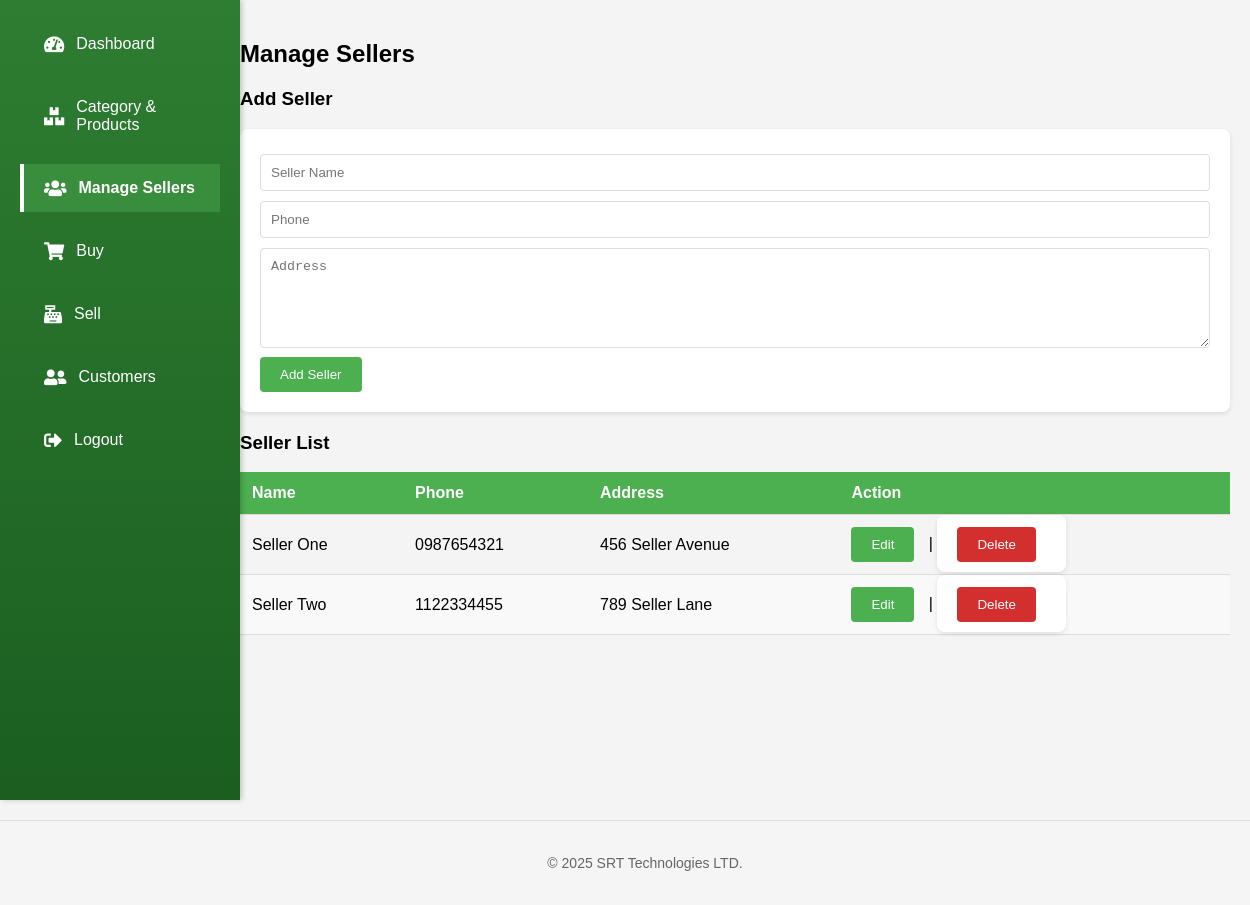
Page /pages/manage_sellers.php (signed in) on the committed database.
### tables this page shows
CREATE TABLE sellers (
    id INT AUTO_INCREMENT PRIMARY KEY,
    name VARCHAR(255) NOT NULL,
    phone VARCHAR(20),
    address TEXT,
    created_at TIMESTAMP DEFAULT CURRENT_TIMESTAMP
);

### pages/manage_sellers.php (the view, shortened to what this page needs)
<?php
include '../includes/header.php';
include '../includes/sidebar.php';
$sellerSql = "SELECT * FROM sellers ORDER BY created_at DESC";
$sellerResult = $conn->query($sellerSql);
?>
<h2>Manage Sellers</h2>
<h3>Add Seller</h3>
<form method="post">
    <input type="text" name="name" placeholder="Seller Name" required><br>
    <input type="text" name="phone" placeholder="Phone" required><br>
    <textarea name="address" placeholder="Address" required></textarea><br>
    <button type="submit" name="add_seller">Add Seller</button>
</form>
<h3>Seller List</h3>
<table>
    <thead>
        <tr>
            <th>Name</th>
            <th>Phone</th>
            <th>Address</th>
            <th>Action</th>
        </tr>
    </thead>
    <tbody>
        <?php
        if ($sellerResult->num_rows > 0) {
            while ($sellerRow = $sellerResult->fetch_assoc()) {
                echo "<tr>";
                echo "<td>" . htmlspecialchars($sellerRow['name']) . "</td>";
                echo "<td>" . htmlspecialchars($sellerRow['phone']) . "</td>";
                echo "<td>" . htmlspecialchars($sellerRow['address']) . "</td>";
                echo "<td>";
                echo "<button onclick=\"editSeller(" . $sellerRow['id'] . ", '" . htmlspecialchars($sellerRow['name']) . "', '" . htmlspecialchars($sellerRow['phone']) . "', '" . htmlspecialchars($sellerRow['address']) . "')\">Edit</button> | ";
                echo "<form method='post' style='display:inline;'><input type='hidden' name='id' value='" . $sellerRow['id'] . "'><button type='submit' name='delete_seller'>Delete</button></form>";
                echo "</td>";
                echo "</tr>";
            }
        } else {
            echo "<tr><td colspan='4'>No sellers found</td></tr>";
        }
        ?>
    </tbody>
</table>
<?php include '../includes/footer.php'; ?>

### assets/css/style.css (style rules this page uses)
body { font-family: Arial, sans-serif; margin: 0; padding: 0; background-color: #f4f4f4; }
table { width: 100%; border-collapse: collapse; margin-bottom: 20px; }
th, td { padding: 8px; border-bottom: 1px solid #ddd; }
th { background-color: #f0f0f0; }
form { margin-bottom: 20px; }
input[type="text"], input[type="number"], input[type="date"], select, textarea { width: 100%; padding: 10px; margin-bottom: 10px; border: 1px solid #ddd; border-radius: 4px; }
button { padding: 10px 20px; background-color: #007bff; color: white; border: none; border-radius: 4px; cursor: pointer; }

### pages/manage_sellers.php (style rules this page uses)
form { background-color: #fff; padding: 20px; border-radius: 8px; box-shadow: 0 2px 5px rgba(0, 0, 0, 0.1); margin-bottom: 20px; }
input[type="text"], textarea { width: 100%; padding: 10px; margin: 5px 0; border: 1px solid #ddd; border-radius: 4px; box-sizing: border-box; }
textarea { height: 100px; resize: vertical; }
button { background-color: #4CAF50; color: white; padding: 10px 20px; border: none; border-radius: 4px; cursor: pointer; margin-right: 10px; }
button[type="submit"][name="delete_seller"] { background-color: #d32f2f; }
table { width: 100%; border-collapse: collapse; margin-bottom: 20px; }
th, td { padding: 12px; text-align: left; border-bottom: 1px solid #ddd; }
th { background-color: #4CAF50; color: white; }
tr:nth-child(even) { background-color: #f9f9f9; }

### rows in the picture
sellers: name "Seller One", phone "0987654321", address "456 Seller Avenue"
sellers: name "Seller Two", phone "1122334455", address "789 Seller Lane"
